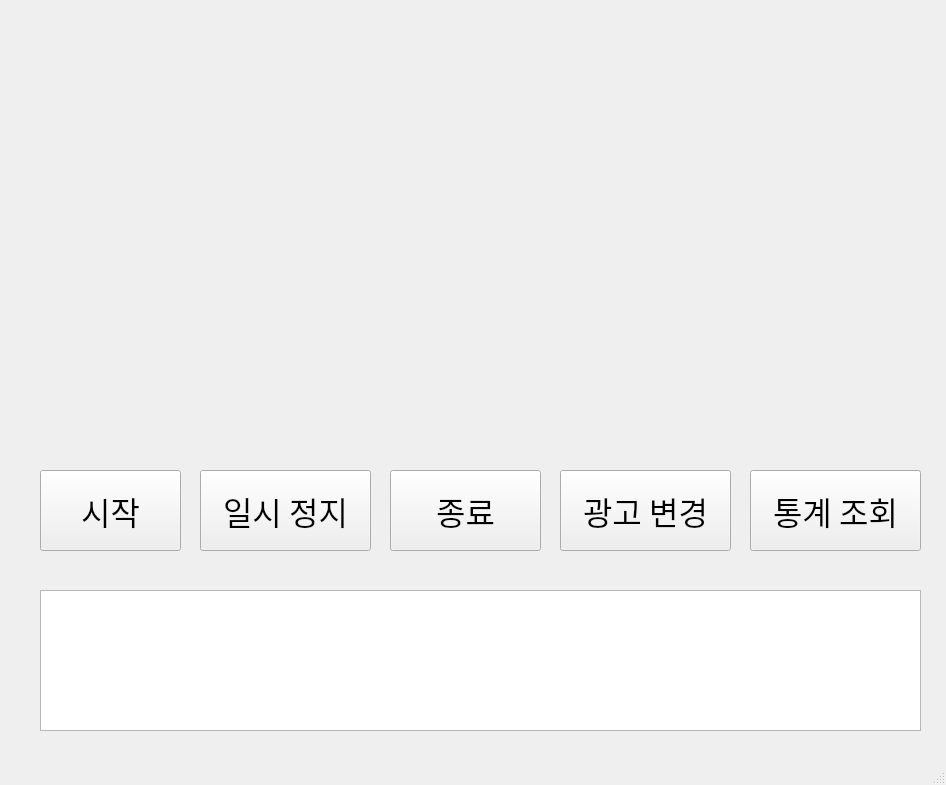
<?xml version="1.0" encoding="UTF-8"?>
<ui version="4.0">
 <class>MainWindow</class>
 <widget class="QMainWindow" name="MainWindow">
  <property name="geometry">
   <rect>
    <x>0</x>
    <y>0</y>
    <width>946</width>
    <height>785</height>
   </rect>
  </property>
  <property name="windowTitle">
   <string>MainWindow</string>
  </property>
  <widget class="QWidget" name="centralwidget">
   <widget class="QPushButton" name="pushButton">
    <property name="geometry">
     <rect>
      <x>40</x>
      <y>470</y>
      <width>141</width>
      <height>81</height>
     </rect>
    </property>
    <property name="font">
     <font>
      <family>Agency FB</family>
      <pointsize>24</pointsize>
     </font>
    </property>
    <property name="text">
     <string>시작</string>
    </property>
   </widget>
   <widget class="QPushButton" name="pushButton_4">
    <property name="geometry">
     <rect>
      <x>560</x>
      <y>470</y>
      <width>171</width>
      <height>81</height>
     </rect>
    </property>
    <property name="font">
     <font>
      <family>Agency FB</family>
      <pointsize>24</pointsize>
     </font>
    </property>
    <property name="text">
     <string>광고 변경</string>
    </property>
   </widget>
   <widget class="QPushButton" name="pushButton_3">
    <property name="geometry">
     <rect>
      <x>200</x>
      <y>470</y>
      <width>171</width>
      <height>81</height>
     </rect>
    </property>
    <property name="font">
     <font>
      <family>Agency FB</family>
      <pointsize>24</pointsize>
     </font>
    </property>
    <property name="text">
     <string>일시 정지</string>
    </property>
   </widget>
   <widget class="QLabel" name="label_2">
    <property name="geometry">
     <rect>
      <x>500</x>
      <y>10</y>
      <width>411</width>
      <height>431</height>
     </rect>
    </property>
    <property name="text">
     <string/>
    </property>
   </widget>
   <widget class="QLabel" name="label">
    <property name="geometry">
     <rect>
      <x>30</x>
      <y>10</y>
      <width>411</width>
      <height>431</height>
     </rect>
    </property>
    <property name="text">
     <string/>
    </property>
   </widget>
   <widget class="QTextBrowser" name="textBrowser">
    <property name="geometry">
     <rect>
      <x>40</x>
      <y>590</y>
      <width>881</width>
      <height>141</height>
     </rect>
    </property>
   </widget>
   <widget class="QPushButton" name="pushButton_2">
    <property name="geometry">
     <rect>
      <x>390</x>
      <y>470</y>
      <width>151</width>
      <height>81</height>
     </rect>
    </property>
    <property name="font">
     <font>
      <family>Agency FB</family>
      <pointsize>24</pointsize>
     </font>
    </property>
    <property name="text">
     <string>종료</string>
    </property>
   </widget>
   <widget class="QPushButton" name="pushButton_5">
    <property name="geometry">
     <rect>
      <x>750</x>
      <y>470</y>
      <width>171</width>
      <height>81</height>
     </rect>
    </property>
    <property name="font">
     <font>
      <family>Agency FB</family>
      <pointsize>24</pointsize>
     </font>
    </property>
    <property name="text">
     <string>통계 조회</string>
    </property>
   </widget>
  </widget>
  <widget class="QMenuBar" name="menubar">
   <property name="geometry">
    <rect>
     <x>0</x>
     <y>0</y>
     <width>946</width>
     <height>26</height>
    </rect>
   </property>
  </widget>
  <widget class="QStatusBar" name="statusbar"/>
 </widget>
 <resources/>
 <connections/>
</ui>
